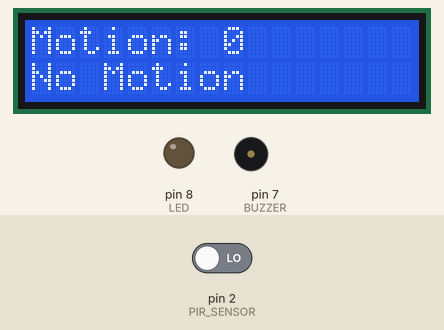
This sketch was run on a simulated Arduino Uno, built with avr-gcc and run on an emulated ATmega328P. Shown: 16×2 character LCD, output pins drawn as LEDs (lit = HIGH), buzzer (waves = sounding, pin HIGH). Inputs (shaded band) come from the test bench; at power-on: pin 2 (PIR_SENSOR) LOW.

Above: at 3.2 s.
3.3 s: pin 2 (PIR_SENSOR) driven HIGH
At 4.6 s:
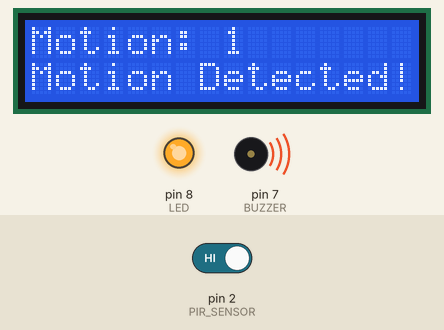
5.1 s: pin 2 (PIR_SENSOR) driven LOW
At 6.1 s:
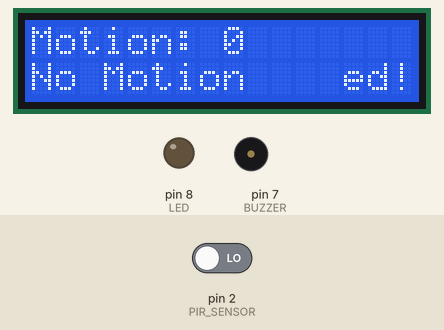
Timing chart, 0 to 8.1 s (numbered marks = the images above; inputs shaded):
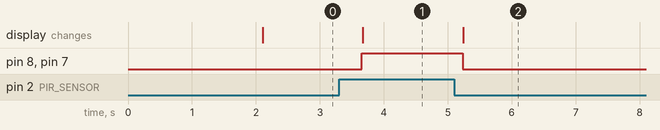

Measured:
- after the input at 3.3 s, pin 8 (LED), pin 7 (BUZZER): LOW → HIGH after 0.36 s; the display: changes after 0.37 s (image 1)
- after the input at 5.1 s, pin 8 (LED), pin 7 (BUZZER): HIGH → LOW after 0.13 s; the display: changes after 0.15 s (image 2)

The sketch:

sketch_mar26a.ino
```cpp
#include <Wire.h>
#include <LiquidCrystal_I2C.h>

#define PIR_SENSOR 2  // PIR Sensor connected to Digital Pin 2
#define BUZZER 7      // Buzzer connected to Digital Pin 7
#define LED 8         // LED connected to Digital Pin 8

// Initialize LCD at I2C address 0x27 (change to 0x3F if needed)
LiquidCrystal_I2C lcd(0x27, 16, 2);

void setup() {
    pinMode(PIR_SENSOR, INPUT);
    pinMode(BUZZER, OUTPUT);
    pinMode(LED, OUTPUT);

    lcd.init();  // Initialize LCD
    lcd.backlight();
    lcd.setCursor(0, 0);
    lcd.print("Motion Detector");
    delay(2000);
    lcd.clear();
}

void loop() {
    int motion = digitalRead(PIR_SENSOR); // Read motion sensor state

    lcd.setCursor(0, 0);
    lcd.print("Motion: ");
    lcd.print(motion); // Display PIR sensor status
    lcd.setCursor(0, 1);

    if (motion == HIGH) {  // If motion is detected
        digitalWrite(BUZZER, HIGH);
        digitalWrite(LED, HIGH);
        lcd.print("Motion Detected! ");
    } else {
        digitalWrite(BUZZER, LOW);
        digitalWrite(LED, LOW);
        lcd.print("No Motion    "); // Clear previous text
    }
    delay(500); // Small delay for stability
}
```
